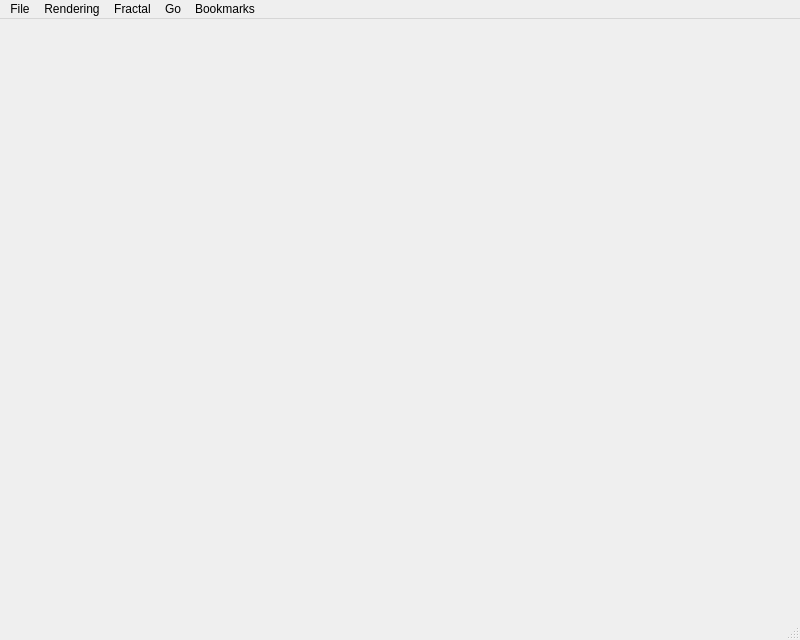
<?xml version="1.0" encoding="UTF-8"?>
<ui version="4.0">
 <class>MainWindow</class>
 <widget class="QMainWindow" name="MainWindow">
  <property name="geometry">
   <rect>
    <x>0</x>
    <y>0</y>
    <width>800</width>
    <height>640</height>
   </rect>
  </property>
  <property name="mouseTracking">
   <bool>false</bool>
  </property>
  <property name="focusPolicy">
   <enum>Qt::FocusPolicy::NoFocus</enum>
  </property>
  <property name="windowTitle">
   <string>Mandelbrot-Qt</string>
  </property>
  <widget class="ViewerWidget" name="centralwidget">
   <property name="mouseTracking">
    <bool>true</bool>
   </property>
  </widget>
  <widget class="QMenuBar" name="menubar">
   <property name="geometry">
    <rect>
     <x>0</x>
     <y>0</y>
     <width>800</width>
     <height>24</height>
    </rect>
   </property>
   <widget class="QMenu" name="menuExample">
    <property name="title">
     <string>File</string>
    </property>
    <addaction name="actionNew_window"/>
    <addaction name="actionOpen"/>
    <addaction name="actionSave"/>
    <addaction name="actionQuick_save"/>
    <addaction name="separator"/>
    <addaction name="actionCopy"/>
    <addaction name="actionPaste_coords"/>
   </widget>
   <widget class="QMenu" name="menuOptions">
    <property name="title">
     <string>Rendering</string>
    </property>
    <addaction name="actionAuto_iterations"/>
    <addaction name="actionIncrease_iterations"/>
    <addaction name="actionDecrease_iterations"/>
    <addaction name="separator"/>
    <addaction name="actionSingle_threaded"/>
    <addaction name="actionMultithreading"/>
    <addaction name="actionMax_threads"/>
    <addaction name="separator"/>
    <addaction name="actionRandomize_palette"/>
    <addaction name="actionScale_palette"/>
    <addaction name="separator"/>
    <addaction name="actionOversampling"/>
   </widget>
   <widget class="QMenu" name="menuFractal">
    <property name="title">
     <string>Fractal</string>
    </property>
   </widget>
   <widget class="QMenu" name="menuBookmarks">
    <property name="title">
     <string>Go</string>
    </property>
    <addaction name="actionHome"/>
    <addaction name="actionZoom_in"/>
    <addaction name="actionZoom_out"/>
    <addaction name="separator"/>
    <addaction name="actionGoTo"/>
    <addaction name="actionAutozoom"/>
    <addaction name="actionAnimate_to_here"/>
    <addaction name="actionZoom_continuously"/>
    <addaction name="separator"/>
    <addaction name="actionQuality_animation"/>
    <addaction name="actionFast_animation"/>
    <addaction name="actionVery_fast_animation"/>
   </widget>
   <widget class="QMenu" name="menuBookmarks_2">
    <property name="title">
     <string>Bookmarks</string>
    </property>
    <addaction name="actionAdd_bookmark"/>
    <addaction name="separator"/>
   </widget>
   <addaction name="menuExample"/>
   <addaction name="menuOptions"/>
   <addaction name="menuFractal"/>
   <addaction name="menuBookmarks"/>
   <addaction name="menuBookmarks_2"/>
  </widget>
  <widget class="QStatusBar" name="statusbar"/>
  <action name="actionOpen">
   <property name="text">
    <string>Open...</string>
   </property>
   <property name="shortcut">
    <string>Ctrl+O</string>
   </property>
  </action>
  <action name="actionSpeed">
   <property name="text">
    <string>Speed</string>
   </property>
  </action>
  <action name="actionQuality">
   <property name="text">
    <string>Quality</string>
   </property>
  </action>
  <action name="actionExport_image">
   <property name="text">
    <string>Export image</string>
   </property>
  </action>
  <action name="actionSave_position">
   <property name="enabled">
    <bool>false</bool>
   </property>
   <property name="text">
    <string>Save...</string>
   </property>
  </action>
  <action name="actionCopy">
   <property name="text">
    <string>Copy</string>
   </property>
   <property name="shortcut">
    <string>Ctrl+C, Meta+C</string>
   </property>
  </action>
  <action name="actionCopy_image">
   <property name="text">
    <string>Copy image</string>
   </property>
   <property name="shortcut">
    <string>Meta+C</string>
   </property>
  </action>
  <action name="actionMandelbrot">
   <property name="text">
    <string>Mandelbrot</string>
   </property>
  </action>
  <action name="actionIncrease_iterations">
   <property name="text">
    <string>Increase depth</string>
   </property>
  </action>
  <action name="actionDecrease_iterations">
   <property name="text">
    <string>Decrease depth</string>
   </property>
  </action>
  <action name="actionMake_movie">
   <property name="text">
    <string>Make movie...</string>
   </property>
  </action>
  <action name="actionColours">
   <property name="enabled">
    <bool>false</bool>
   </property>
   <property name="text">
    <string>Colours...</string>
   </property>
  </action>
  <action name="actionRandomize_palette">
   <property name="text">
    <string>Recolour palette</string>
   </property>
   <property name="shortcut">
    <string>R</string>
   </property>
  </action>
  <action name="actionThreads">
   <property name="text">
    <string>Threads</string>
   </property>
  </action>
  <action name="actionHome">
   <property name="text">
    <string>Home</string>
   </property>
  </action>
  <action name="actionSave">
   <property name="text">
    <string>Save...</string>
   </property>
   <property name="shortcut">
    <string>Ctrl+S</string>
   </property>
  </action>
  <action name="actionQuit">
   <property name="text">
    <string>Quit</string>
   </property>
  </action>
  <action name="actionGoTo">
   <property name="text">
    <string>Go to...</string>
   </property>
   <property name="shortcut">
    <string>Ctrl+G</string>
   </property>
  </action>
  <action name="actionAuto_iterations">
   <property name="checkable">
    <bool>true</bool>
   </property>
   <property name="checked">
    <bool>true</bool>
   </property>
   <property name="text">
    <string>Automatic depth</string>
   </property>
  </action>
  <action name="actionMultithreading">
   <property name="checkable">
    <bool>true</bool>
   </property>
   <property name="checked">
    <bool>true</bool>
   </property>
   <property name="text">
    <string>Multithreaded</string>
   </property>
  </action>
  <action name="actionQuick_save">
   <property name="text">
    <string>Quick save</string>
   </property>
   <property name="shortcut">
    <string>S</string>
   </property>
  </action>
  <action name="actionScale_palette">
   <property name="text">
    <string>Enhance palette</string>
   </property>
   <property name="shortcut">
    <string>E</string>
   </property>
  </action>
  <action name="actionSave_2">
   <property name="text">
    <string>Save...</string>
   </property>
  </action>
  <action name="actionZoom_in">
   <property name="text">
    <string>Zoom in at cursor</string>
   </property>
   <property name="shortcut">
    <string>Z</string>
   </property>
  </action>
  <action name="actionZoom_out">
   <property name="text">
    <string>Zoom out</string>
   </property>
   <property name="shortcut">
    <string>X</string>
   </property>
  </action>
  <action name="actionCenter">
   <property name="text">
    <string>Center</string>
   </property>
   <property name="shortcut">
    <string>C</string>
   </property>
  </action>
  <action name="actionAutozoom">
   <property name="text">
    <string>Navigate randomly</string>
   </property>
  </action>
  <action name="actionAnimate_to_here">
   <property name="text">
    <string>Animate to here</string>
   </property>
  </action>
  <action name="actionQuality_animation">
   <property name="checkable">
    <bool>true</bool>
   </property>
   <property name="checked">
    <bool>false</bool>
   </property>
   <property name="text">
    <string>Quality animation</string>
   </property>
  </action>
  <action name="actionFast_animation">
   <property name="checkable">
    <bool>true</bool>
   </property>
   <property name="checked">
    <bool>true</bool>
   </property>
   <property name="text">
    <string>Smooth animation</string>
   </property>
  </action>
  <action name="actionVery_fast_animation">
   <property name="checkable">
    <bool>true</bool>
   </property>
   <property name="text">
    <string>Fast animation</string>
   </property>
  </action>
  <action name="actionSingle_threaded">
   <property name="checkable">
    <bool>true</bool>
   </property>
   <property name="text">
    <string>Single threaded</string>
   </property>
  </action>
  <action name="actionFour_threads">
   <property name="text">
    <string>Four threads</string>
   </property>
  </action>
  <action name="actionMax_threads">
   <property name="checkable">
    <bool>true</bool>
   </property>
   <property name="text">
    <string>Maximum threads</string>
   </property>
  </action>
  <action name="actionZoom_continuously">
   <property name="text">
    <string>Zoom continuously at cursor</string>
   </property>
   <property name="shortcut">
    <string>C</string>
   </property>
  </action>
  <action name="actionOversampling">
   <property name="checkable">
    <bool>true</bool>
   </property>
   <property name="text">
    <string>Oversampling</string>
   </property>
  </action>
  <action name="actionPaste_coords">
   <property name="text">
    <string>Paste coordinates</string>
   </property>
   <property name="shortcut">
    <string>Ctrl+V</string>
   </property>
  </action>
  <action name="actionAdd_bookmark">
   <property name="text">
    <string>Add bookmark...</string>
   </property>
   <property name="shortcut">
    <string>B</string>
   </property>
  </action>
  <action name="actionNew_window">
   <property name="text">
    <string>New window</string>
   </property>
   <property name="shortcut">
    <string>Ctrl+N</string>
   </property>
  </action>
 </widget>
 <customwidgets>
  <customwidget>
   <class>ViewerWidget</class>
   <extends>QWidget</extends>
   <header>ViewerWidget.h</header>
   <container>1</container>
  </customwidget>
 </customwidgets>
 <resources/>
 <connections/>
</ui>
